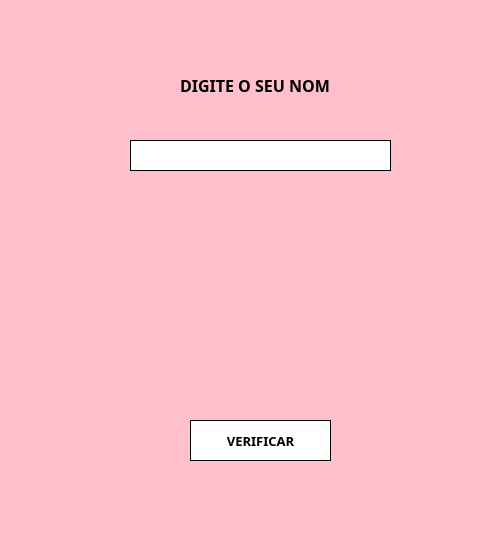
<?xml version="1.0" encoding="UTF-8"?>
<ui version="4.0">
 <class>MainWindow</class>
 <widget class="QMainWindow" name="MainWindow">
  <property name="geometry">
   <rect>
    <x>0</x>
    <y>0</y>
    <width>495</width>
    <height>557</height>
   </rect>
  </property>
  <property name="windowTitle">
   <string>MainWindow</string>
  </property>
  <property name="autoFillBackground">
   <bool>false</bool>
  </property>
  <property name="styleSheet">
   <string notr="true">background-color: pink;</string>
  </property>
  <widget class="QWidget" name="centralwidget">
   <widget class="QPushButton" name="pushButton">
    <property name="geometry">
     <rect>
      <x>190</x>
      <y>420</y>
      <width>141</width>
      <height>41</height>
     </rect>
    </property>
    <property name="font">
     <font>
      <family>MS PGothic</family>
      <pointsize>10</pointsize>
      <weight>75</weight>
      <bold>true</bold>
     </font>
    </property>
    <property name="cursor">
     <cursorShape>PointingHandCursor</cursorShape>
    </property>
    <property name="autoFillBackground">
     <bool>false</bool>
    </property>
    <property name="styleSheet">
     <string notr="true">background-color: white; border: 1px solid black;</string>
    </property>
    <property name="text">
     <string>VERIFICAR</string>
    </property>
   </widget>
   <widget class="QLineEdit" name="lineEdit">
    <property name="geometry">
     <rect>
      <x>130</x>
      <y>140</y>
      <width>261</width>
      <height>31</height>
     </rect>
    </property>
    <property name="font">
     <font>
      <family>MS Gothic</family>
      <pointsize>10</pointsize>
      <weight>75</weight>
      <bold>true</bold>
     </font>
    </property>
    <property name="autoFillBackground">
     <bool>false</bool>
    </property>
    <property name="styleSheet">
     <string notr="true">background-color: white; border: 1px solid black;text-align:center;</string>
    </property>
    <property name="text">
     <string/>
    </property>
   </widget>
   <widget class="QLabel" name="label">
    <property name="geometry">
     <rect>
      <x>180</x>
      <y>70</y>
      <width>151</width>
      <height>31</height>
     </rect>
    </property>
    <property name="font">
     <font>
      <family>MS Gothic</family>
      <pointsize>12</pointsize>
      <weight>75</weight>
      <italic>false</italic>
      <bold>true</bold>
      <underline>false</underline>
      <strikeout>false</strikeout>
     </font>
    </property>
    <property name="cursor">
     <cursorShape>IBeamCursor</cursorShape>
    </property>
    <property name="text">
     <string>DIGITE O SEU NOME</string>
    </property>
   </widget>
  </widget>
  <widget class="QMenuBar" name="menubar">
   <property name="geometry">
    <rect>
     <x>0</x>
     <y>0</y>
     <width>495</width>
     <height>21</height>
    </rect>
   </property>
  </widget>
  <widget class="QStatusBar" name="statusbar"/>
 </widget>
 <resources/>
 <connections/>
</ui>
